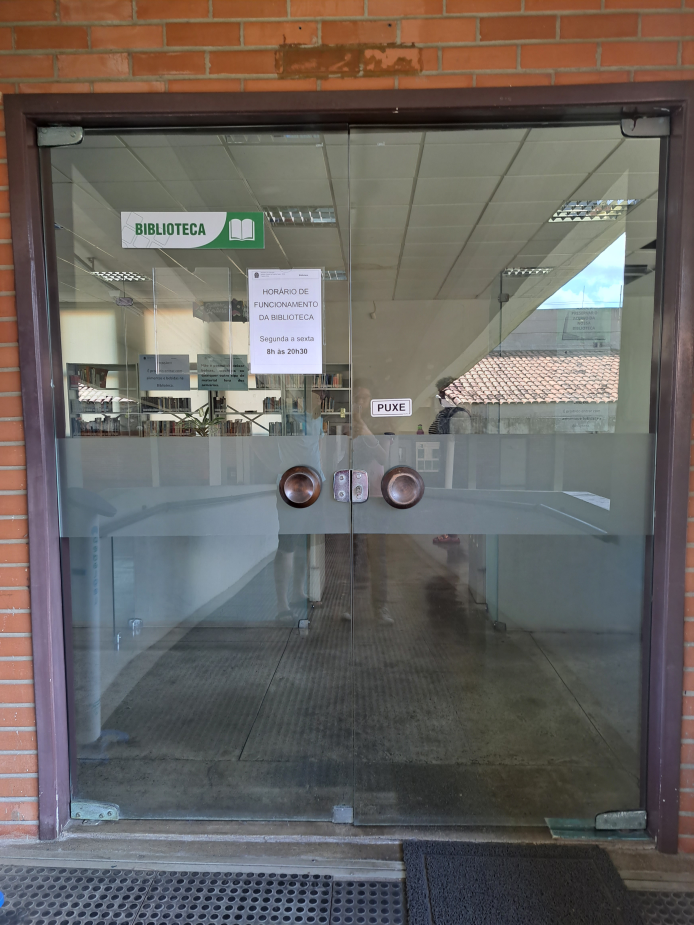
#> input picture base/img/biblioteca/biblioteca (1).jpg, 3468 x 4624 px (shown at 1/5 size); its folder holds only this picture in this run
$ python convert_to_pgm.py
#> lines starting #> are read from the running program, lines starting #| are printed output that depends on the picture
import cv2

#put your new folder name here:
localities = ["biblioteca", "bloco1", "bloco2", "bloco3", "bloco5", "bloco8", "bloco9", "refeitorio", "quadra", "entrada"]

for locality in localities:
    i = 1
    while(i <= 10):
        fname = '{} ({})'.format(locality, i)
        path = 'img/{}/{}.jpg'.format(locality, fname)
        newImagePath = 'pgm/{}/{}.pgm'.format(locality, fname)

        print(fname, path, newImagePath)

        print("Convertendo arquivo em PGM...")
        img = cv2.imread(path, cv2.IMREAD_GRAYSCALE)
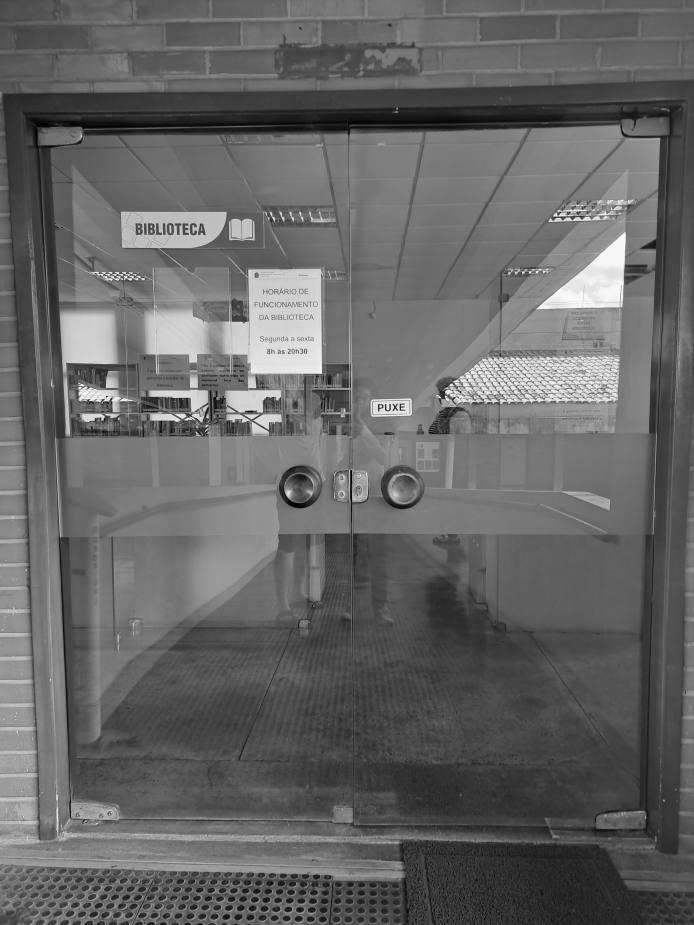
#> img: shape (4624, 3468) (shown at 1/5 size); min 0, max 255, mean 101.3

        width, height = img.shape[:2]
#> width = 4624; height = 3468
        print(width, height)
#| 4624 3468
        width = width // 6
#> width = 770
        height = height // 6
#> height = 578

        print(width, height)
#| 770 578

        img = cv2.resize(img, (width, height))
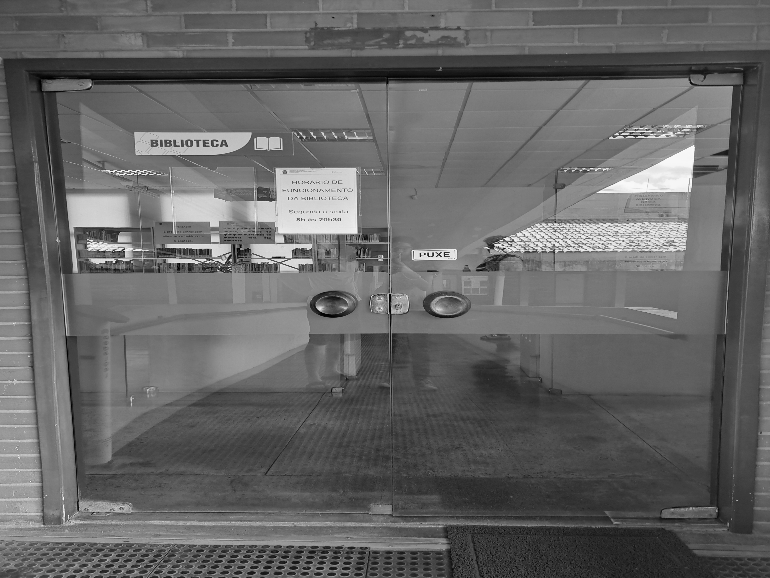
#> img: shape (578, 770); min 0, max 252, mean 101.3
#> (the run stopped early here; a loop or call above may not have finished)
